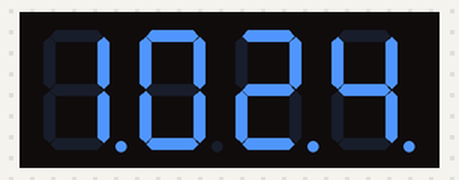
The program below on a simulated Raspberry Pi (BCM pin numbers). On the bench: 4-digit seven-segment display. The clock reads 2024-03-15 10:24:30 at power-on unless the program sets it; the segment pins are drawn as the display they are named for.

Above: at 0.1 s.

The program:

clock.py
```python
#!/usr/bin/env python3

# code modified, tweaked and tailored from code by bertwert
# on RPi forum thread topic 91796
import RPi.GPIO as GPIO
import time
GPIO.setmode(GPIO.BCM)

# GPIO ports for the 7seg pins
segments =  (11,4,23,8,7,10,18,25)
# 7seg_segment_pins (11,7,4,2,1,10,5,3) +  100R inline

for segment in segments:
    GPIO.setup(segment, GPIO.OUT)
    GPIO.output(segment, 0)

# GPIO ports for the digit 0-3 pins
digits = (22,27,17,24)
# 7seg_digit_pins (12,9,8,6) digits 0-3 respectively

for digit in digits:
    GPIO.setup(digit, GPIO.OUT)
    GPIO.output(digit, 0)

num = {' ':(0,0,0,0,0,0,0),
    '0':(1,1,1,1,1,1,0),
    '1':(0,1,1,0,0,0,0),
    '2':(1,1,0,1,1,0,1),
    '3':(1,1,1,1,0,0,1),
    '4':(0,1,1,0,0,1,1),
    '5':(1,0,1,1,0,1,1),
    '6':(1,0,1,1,1,1,1),
    '7':(1,1,1,0,0,0,0),
    '8':(1,1,1,1,1,1,1),
    '9':(1,1,1,1,0,1,1)}

try:
    while True:
        n = time.ctime()[11:13]+time.ctime()[14:16]
        s = str(n).rjust(4)
        for digit in range(4):
            for loop in range(0,7):
                GPIO.output(segments[loop], 1 - num[s[digit]][loop])
                if (int(time.ctime()[18:19])%2 == 0) and (digit == 1):
                    GPIO.output(25, 1)
                else:
                    GPIO.output(25, 0)
            GPIO.output(digits[digit], 0)
            time.sleep(0.001)
            GPIO.output(digits[digit], 1)
finally:
    GPIO.cleanup()
```
